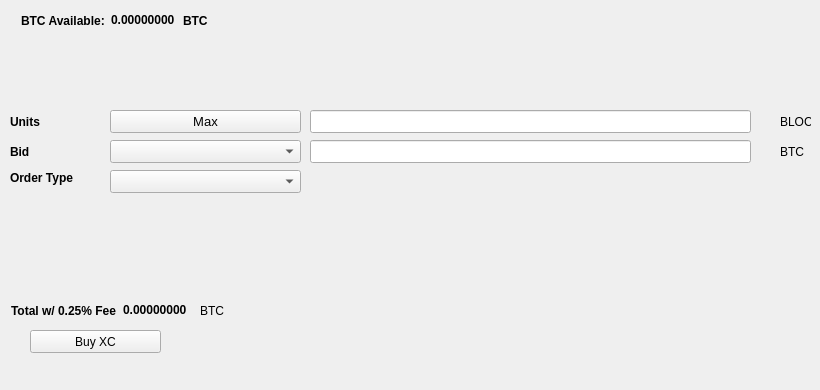
   <widget class="QWidget" name="BuyTab">
    <attribute name="title">
     <string>Buy</string>
    </attribute>
    <widget class="QPushButton" name="BuyBLOCK">
     <property name="geometry">
      <rect>
       <x>30</x>
       <y>330</y>
       <width>131</width>
       <height>23</height>
      </rect>
     </property>
     <property name="text">
      <string>Buy XC</string>
     </property>
     <property name="icon">
      <iconset resource="../blocknetdx.qrc">
       <normaloff>:/icons/bitcoin</normaloff>:/icons/bitcoin</iconset>
     </property>
    </widget>
    <widget class="QLabel" name="label_3">
     <property name="geometry">
      <rect>
       <x>10</x>
       <y>110</y>
       <width>46</width>
       <height>23</height>
      </rect>
     </property>
     <property name="font">
      <font>
       <weight>75</weight>
       <bold>true</bold>
      </font>
     </property>
     <property name="text">
      <string>Units</string>
     </property>
    </widget>
    <widget class="QLineEdit" name="UnitsInput">
     <property name="geometry">
      <rect>
       <x>310</x>
       <y>110</y>
       <width>441</width>
       <height>23</height>
      </rect>
     </property>
     <property name="font">
      <font>
       <pointsize>9</pointsize>
       <weight>75</weight>
       <bold>true</bold>
      </font>
     </property>
    </widget>
    <widget class="QLineEdit" name="BuyBidPriceEdit">
     <property name="geometry">
      <rect>
       <x>310</x>
       <y>140</y>
       <width>441</width>
       <height>23</height>
      </rect>
     </property>
     <property name="font">
      <font>
       <pointsize>9</pointsize>
       <weight>75</weight>
       <bold>true</bold>
      </font>
     </property>
    </widget>
    <widget class="QLabel" name="label_4">
     <property name="geometry">
      <rect>
       <x>780</x>
       <y>110</y>
       <width>31</width>
       <height>23</height>
      </rect>
     </property>
     <property name="text">
      <string>BLOCK</string>
     </property>
    </widget>
    <widget class="QLabel" name="label_5">
     <property name="geometry">
      <rect>
       <x>780</x>
       <y>140</y>
       <width>31</width>
       <height>23</height>
      </rect>
     </property>
     <property name="text">
      <string>BTC</string>
     </property>
    </widget>
    <widget class="QLabel" name="label_6">
     <property name="geometry">
      <rect>
       <x>10</x>
       <y>140</y>
       <width>46</width>
       <height>23</height>
      </rect>
     </property>
     <property name="font">
      <font>
       <weight>75</weight>
       <bold>true</bold>
      </font>
     </property>
     <property name="text">
      <string>Bid</string>
     </property>
    </widget>
    <widget class="QLabel" name="label_7">
     <property name="geometry">
      <rect>
       <x>10</x>
       <y>170</y>
       <width>91</width>
       <height>16</height>
      </rect>
     </property>
     <property name="font">
      <font>
       <weight>75</weight>
       <bold>true</bold>
      </font>
     </property>
     <property name="text">
      <string>Order Type</string>
     </property>
    </widget>
    <widget class="QPushButton" name="Buy_Max_Amount">
     <property name="geometry">
      <rect>
       <x>110</x>
       <y>110</y>
       <width>191</width>
       <height>23</height>
      </rect>
     </property>
     <property name="font">
      <font>
       <pointsize>10</pointsize>
      </font>
     </property>
     <property name="text">
      <string>Max</string>
     </property>
    </widget>
    <widget class="QComboBox" name="BuyBidcomboBox">
     <property name="geometry">
      <rect>
       <x>110</x>
       <y>140</y>
       <width>191</width>
       <height>23</height>
      </rect>
     </property>
     <property name="font">
      <font>
       <pointsize>10</pointsize>
      </font>
     </property>
    </widget>
    <widget class="QComboBox" name="buyOrdertypeCombo">
     <property name="geometry">
      <rect>
       <x>110</x>
       <y>170</y>
       <width>191</width>
       <height>23</height>
      </rect>
     </property>
     <property name="font">
      <font>
       <pointsize>10</pointsize>
      </font>
     </property>
    </widget>
    <widget class="QWidget" name="layoutWidget1">
     <property name="geometry">
      <rect>
       <x>21</x>
       <y>11</y>
       <width>227</width>
       <height>19</height>
      </rect>
     </property>
     <layout class="QHBoxLayout" name="horizontalLayout_3">
      <item>
       <widget class="QLabel" name="label232">
        <property name="font">
         <font>
          <weight>75</weight>
          <bold>true</bold>
         </font>
        </property>
        <property name="text">
         <string>BTC Available:</string>
        </property>
       </widget>
      </item>
      <item>
       <widget class="QLabel" name="BtcAvailableLbl">
        <property name="palette">
         <palette>
          <active>
           <colorrole role="WindowText">
            <brush brushstyle="SolidPattern">
             <color alpha="255">
              <red>0</red>
              <green>0</green>
              <blue>0</blue>
             </color>
            </brush>
           </colorrole>
           <colorrole role="Button">
            <brush brushstyle="SolidPattern">
             <color alpha="255">
              <red>0</red>
              <green>170</green>
              <blue>0</blue>
             </color>
            </brush>
           </colorrole>
           <colorrole role="Light">
            <brush brushstyle="SolidPattern">
             <color alpha="255">
              <red>0</red>
              <green>255</green>
              <blue>0</blue>
             </color>
            </brush>
           </colorrole>
           <colorrole role="Midlight">
            <brush brushstyle="SolidPattern">
             <color alpha="255">
              <red>0</red>
              <green>212</green>
              <blue>0</blue>
             </color>
            </brush>
           </colorrole>
           <colorrole role="Dark">
            <brush brushstyle="SolidPattern">
             <color alpha="255">
              <red>0</red>
              <green>85</green>
              <blue>0</blue>
             </color>
            </brush>
           </colorrole>
           <colorrole role="Mid">
            <brush brushstyle="SolidPattern">
             <color alpha="255">
              <red>0</red>
              <green>113</green>
              <blue>0</blue>
             </color>
            </brush>
           </colorrole>
           <colorrole role="Text">
            <brush brushstyle="SolidPattern">
             <color alpha="255">
              <red>0</red>
              <green>170</green>
              <blue>0</blue>
             </color>
            </brush>
           </colorrole>
           <colorrole role="BrightText">
            <brush brushstyle="SolidPattern">
             <color alpha="255">
              <red>255</red>
              <green>255</green>
              <blue>255</blue>
             </color>
            </brush>
           </colorrole>
           <colorrole role="ButtonText">
            <brush brushstyle="SolidPattern">
             <color alpha="255">
              <red>0</red>
              <green>0</green>
              <blue>0</blue>
             </color>
            </brush>
           </colorrole>
           <colorrole role="Base">
            <brush brushstyle="SolidPattern">
             <color alpha="255">
              <red>255</red>
              <green>255</green>
              <blue>255</blue>
             </color>
            </brush>
           </colorrole>
           <colorrole role="Window">
            <brush brushstyle="SolidPattern">
             <color alpha="255">
              <red>0</red>
              <green>170</green>
              <blue>0</blue>
             </color>
            </brush>
           </colorrole>
           <colorrole role="Shadow">
            <brush brushstyle="SolidPattern">
             <color alpha="255">
              <red>0</red>
              <green>0</green>
              <blue>0</blue>
             </color>
            </brush>
           </colorrole>
           <colorrole role="AlternateBase">
            <brush brushstyle="SolidPattern">
             <color alpha="255">
              <red>127</red>
              <green>212</green>
              <blue>127</blue>
             </color>
            </brush>
           </colorrole>
           <colorrole role="ToolTipBase">
            <brush brushstyle="SolidPattern">
             <color alpha="255">
              <red>255</red>
              <green>255</green>
              <blue>220</blue>
             </color>
            </brush>
           </colorrole>
           <colorrole role="ToolTipText">
            <brush brushstyle="SolidPattern">
             <color alpha="255">
              <red>0</red>
              <green>0</green>
              <blue>0</blue>
             </color>
            </brush>
           </colorrole>
          </active>
          <inactive>
           <colorrole role="WindowText">
            <brush brushstyle="SolidPattern">
             <color alpha="255">
              <red>0</red>
              <green>0</green>
              <blue>0</blue>
             </color>
            </brush>
           </colorrole>
           <colorrole role="Button">
            <brush brushstyle="SolidPattern">
             <color alpha="255">
              <red>0</red>
              <green>170</green>
              <blue>0</blue>
             </color>
            </brush>
           </colorrole>
           <colorrole role="Light">
            <brush brushstyle="SolidPattern">
             <color alpha="255">
              <red>0</red>
              <green>255</green>
              <blue>0</blue>
             </color>
            </brush>
           </colorrole>
           <colorrole role="Midlight">
            <brush brushstyle="SolidPattern">
             <color alpha="255">
              <red>0</red>
              <green>212</green>
              <blue>0</blue>
             </color>
            </brush>
           </colorrole>
           <colorrole role="Dark">
            <brush brushstyle="SolidPattern">
             <color alpha="255">
              <red>0</red>
              <green>85</green>
              <blue>0</blue>
             </color>
            </brush>
           </colorrole>
           <colorrole role="Mid">
            <brush brushstyle="SolidPattern">
             <color alpha="255">
              <red>0</red>
              <green>113</green>
              <blue>0</blue>
             </color>
            </brush>
           </colorrole>
           <colorrole role="Text">
            <brush brushstyle="SolidPattern">
             <color alpha="255">
              <red>0</red>
              <green>170</green>
              <blue>0</blue>
             </color>
            </brush>
           </colorrole>
           <colorrole role="BrightText">
            <brush brushstyle="SolidPattern">
             <color alpha="255">
              <red>255</red>
              <green>255</green>
              <blue>255</blue>
             </color>
            </brush>
           </colorrole>
           <colorrole role="ButtonText">
            <brush brushstyle="SolidPattern">
             <color alpha="255">
              <red>0</red>
              <green>0</green>
              <blue>0</blue>
             </color>
            </brush>
           </colorrole>
           <colorrole role="Base">
            <brush brushstyle="SolidPattern">
             <color alpha="255">
              <red>255</red>
              <green>255</green>
              <blue>255</blue>
             </color>
            </brush>
           </colorrole>
           <colorrole role="Window">
            <brush brushstyle="SolidPattern">
             <color alpha="255">
              <red>0</red>
              <green>170</green>
              <blue>0</blue>
             </color>
            </brush>
           </colorrole>
           <colorrole role="Shadow">
            <brush brushstyle="SolidPattern">
             <color alpha="255">
              <red>0</red>
              <green>0</green>
              <blue>0</blue>
             </color>
            </brush>
           </colorrole>
           <colorrole role="AlternateBase">
            <brush brushstyle="SolidPattern">
             <color alpha="255">
              <red>127</red>
              <green>212</green>
              <blue>127</blue>
             </color>
            </brush>
           </colorrole>
           <colorrole role="ToolTipBase">
            <brush brushstyle="SolidPattern">
             <color alpha="255">
              <red>255</red>
              <green>255</green>
              <blue>220</blue>
             </color>
            </brush>
           </colorrole>
           <colorrole role="ToolTipText">
            <brush brushstyle="SolidPattern">
             <color alpha="255">
              <red>0</red>
              <green>0</green>
              <blue>0</blue>
             </color>
            </brush>
           </colorrole>
          </inactive>
          <disabled>
           <colorrole role="WindowText">
            <brush brushstyle="SolidPattern">
             <color alpha="255">
              <red>0</red>
              <green>85</green>
              <blue>0</blue>
             </color>
            </brush>
           </colorrole>
           <colorrole role="Button">
            <brush brushstyle="SolidPattern">
             <color alpha="255">
              <red>0</red>
              <green>170</green>
              <blue>0</blue>
             </color>
            </brush>
           </colorrole>
           <colorrole role="Light">
            <brush brushstyle="SolidPattern">
             <color alpha="255">
              <red>0</red>
              <green>255</green>
              <blue>0</blue>
             </color>
            </brush>
           </colorrole>
           <colorrole role="Midlight">
            <brush brushstyle="SolidPattern">
             <color alpha="255">
              <red>0</red>
              <green>212</green>
              <blue>0</blue>
             </color>
            </brush>
           </colorrole>
           <colorrole role="Dark">
            <brush brushstyle="SolidPattern">
             <color alpha="255">
              <red>0</red>
              <green>85</green>
              <blue>0</blue>
             </color>
            </brush>
           </colorrole>
           <colorrole role="Mid">
            <brush brushstyle="SolidPattern">
             <color alpha="255">
              <red>0</red>
              <green>113</green>
              <blue>0</blue>
             </color>
            </brush>
           </colorrole>
           <colorrole role="Text">
            <brush brushstyle="SolidPattern">
             <color alpha="255">
              <red>0</red>
              <green>85</green>
              <blue>0</blue>
             </color>
            </brush>
           </colorrole>
           <colorrole role="BrightText">
            <brush brushstyle="SolidPattern">
             <color alpha="255">
              <red>255</red>
              <green>255</green>
              <blue>255</blue>
             </color>
            </brush>
           </colorrole>
           <colorrole role="ButtonText">
            <brush brushstyle="SolidPattern">
             <color alpha="255">
              <red>0</red>
              <green>85</green>
              <blue>0</blue>
             </color>
            </brush>
           </colorrole>
           <colorrole role="Base">
            <brush brushstyle="SolidPattern">
             <color alpha="255">
              <red>0</red>
              <green>170</green>
              <blue>0</blue>
             </color>
            </brush>
           </colorrole>
           <colorrole role="Window">
            <brush brushstyle="SolidPattern">
             <color alpha="255">
              <red>0</red>
              <green>170</green>
              <blue>0</blue>
             </color>
            </brush>
           </colorrole>
           <colorrole role="Shadow">
            <brush brushstyle="SolidPattern">
             <color alpha="255">
              <red>0</red>
              <green>0</green>
              <blue>0</blue>
             </color>
            </brush>
           </colorrole>
           <colorrole role="AlternateBase">
            <brush brushstyle="SolidPattern">
             <color alpha="255">
              <red>0</red>
              <green>170</green>
              <blue>0</blue>
             </color>
            </brush>
           </colorrole>
           <colorrole role="ToolTipBase">
            <brush brushstyle="SolidPattern">
             <color alpha="255">
              <red>255</red>
              <green>255</green>
              <blue>220</blue>
             </color>
            </brush>
           </colorrole>
           <colorrole role="ToolTipText">
            <brush brushstyle="SolidPattern">
             <color alpha="255">
              <red>0</red>
              <green>0</green>
              <blue>0</blue>
             </color>
            </brush>
           </colorrole>
          </disabled>
         </palette>
        </property>
        <property name="font">
         <font>
          <weight>75</weight>
          <bold>true</bold>
         </font>
        </property>
        <property name="text">
         <string>0.00000000</string>
        </property>
        <property name="textInteractionFlags">
         <set>Qt::LinksAccessibleByMouse|Qt::TextSelectableByKeyboard|Qt::TextSelectableByMouse</set>
        </property>
       </widget>
      </item>
      <item>
       <widget class="QLabel" name="BtcAvailableLbl_2">
        <property name="font">
         <font>
          <weight>75</weight>
          <bold>true</bold>
         </font>
        </property>
        <property name="text">
         <string>BTC</string>
        </property>
       </widget>
      </item>
     </layout>
    </widget>
    <widget class="QWidget" name="layoutWidge2">
     <property name="geometry">
      <rect>
       <x>11</x>
       <y>301</y>
       <width>259</width>
       <height>19</height>
      </rect>
     </property>
     <layout class="QHBoxLayout" name="horizontalLayout_4">
      <item>
       <widget class="QLabel" name="label_9">
        <property name="font">
         <font>
          <weight>75</weight>
          <bold>true</bold>
         </font>
        </property>
        <property name="text">
         <string>Total w/ 0.25% Fee</string>
        </property>
       </widget>
      </item>
      <item>
       <widget class="QLabel" name="BuyCostLabel">
        <property name="palette">
         <palette>
          <active>
           <colorrole role="WindowText">
            <brush brushstyle="SolidPattern">
             <color alpha="255">
              <red>0</red>
              <green>0</green>
              <blue>0</blue>
             </color>
            </brush>
           </colorrole>
           <colorrole role="Button">
            <brush brushstyle="SolidPattern">
             <color alpha="255">
              <red>0</red>
              <green>170</green>
              <blue>0</blue>
             </color>
            </brush>
           </colorrole>
           <colorrole role="Light">
            <brush brushstyle="SolidPattern">
             <color alpha="255">
              <red>0</red>
              <green>255</green>
              <blue>0</blue>
             </color>
            </brush>
           </colorrole>
           <colorrole role="Midlight">
            <brush brushstyle="SolidPattern">
             <color alpha="255">
              <red>0</red>
              <green>212</green>
              <blue>0</blue>
             </color>
            </brush>
           </colorrole>
           <colorrole role="Dark">
            <brush brushstyle="SolidPattern">
             <color alpha="255">
              <red>0</red>
              <green>85</green>
              <blue>0</blue>
             </color>
            </brush>
           </colorrole>
           <colorrole role="Mid">
            <brush brushstyle="SolidPattern">
             <color alpha="255">
              <red>0</red>
              <green>113</green>
              <blue>0</blue>
             </color>
            </brush>
           </colorrole>
           <colorrole role="Text">
            <brush brushstyle="SolidPattern">
             <color alpha="255">
              <red>0</red>
              <green>170</green>
              <blue>0</blue>
             </color>
            </brush>
           </colorrole>
           <colorrole role="BrightText">
            <brush brushstyle="SolidPattern">
             <color alpha="255">
              <red>255</red>
              <green>255</green>
              <blue>255</blue>
             </color>
            </brush>
           </colorrole>
           <colorrole role="ButtonText">
            <brush brushstyle="SolidPattern">
             <color alpha="255">
              <red>0</red>
              <green>0</green>
              <blue>0</blue>
             </color>
            </brush>
           </colorrole>
           <colorrole role="Base">
            <brush brushstyle="SolidPattern">
             <color alpha="255">
              <red>255</red>
              <green>255</green>
              <blue>255</blue>
             </color>
            </brush>
           </colorrole>
           <colorrole role="Window">
            <brush brushstyle="SolidPattern">
             <color alpha="255">
              <red>0</red>
              <green>170</green>
              <blue>0</blue>
             </color>
            </brush>
           </colorrole>
           <colorrole role="Shadow">
            <brush brushstyle="SolidPattern">
             <color alpha="255">
              <red>0</red>
              <green>0</green>
              <blue>0</blue>
             </color>
            </brush>
           </colorrole>
           <colorrole role="AlternateBase">
            <brush brushstyle="SolidPattern">
             <color alpha="255">
              <red>127</red>
              <green>212</green>
              <blue>127</blue>
             </color>
            </brush>
           </colorrole>
           <colorrole role="ToolTipBase">
            <brush brushstyle="SolidPattern">
             <color alpha="255">
              <red>255</red>
              <green>255</green>
              <blue>220</blue>
             </color>
            </brush>
           </colorrole>
           <colorrole role="ToolTipText">
            <brush brushstyle="SolidPattern">
             <color alpha="255">
              <red>0</red>
              <green>0</green>
              <blue>0</blue>
             </color>
            </brush>
           </colorrole>
          </active>
          <inactive>
           <colorrole role="WindowText">
            <brush brushstyle="SolidPattern">
             <color alpha="255">
              <red>0</red>
              <green>0</green>
              <blue>0</blue>
             </color>
            </brush>
           </colorrole>
           <colorrole role="Button">
            <brush brushstyle="SolidPattern">
             <color alpha="255">
              <red>0</red>
              <green>170</green>
              <blue>0</blue>
             </color>
            </brush>
           </colorrole>
           <colorrole role="Light">
            <brush brushstyle="SolidPattern">
             <color alpha="255">
              <red>0</red>
              <green>255</green>
              <blue>0</blue>
             </color>
            </brush>
           </colorrole>
           <colorrole role="Midlight">
            <brush brushstyle="SolidPattern">
             <color alpha="255">
              <red>0</red>
              <green>212</green>
              <blue>0</blue>
             </color>
            </brush>
           </colorrole>
           <colorrole role="Dark">
            <brush brushstyle="SolidPattern">
             <color alpha="255">
              <red>0</red>
              <green>85</green>
              <blue>0</blue>
             </color>
            </brush>
           </colorrole>
           <colorrole role="Mid">
            <brush brushstyle="SolidPattern">
             <color alpha="255">
              <red>0</red>
              <green>113</green>
              <blue>0</blue>
             </color>
            </brush>
           </colorrole>
           <colorrole role="Text">
            <brush brushstyle="SolidPattern">
             <color alpha="255">
              <red>0</red>
              <green>170</green>
              <blue>0</blue>
             </color>
            </brush>
           </colorrole>
           <colorrole role="BrightText">
            <brush brushstyle="SolidPattern">
             <color alpha="255">
              <red>255</red>
              <green>255</green>
              <blue>255</blue>
             </color>
            </brush>
           </colorrole>
           <colorrole role="ButtonText">
            <brush brushstyle="SolidPattern">
             <color alpha="255">
              <red>0</red>
              <green>0</green>
              <blue>0</blue>
             </color>
            </brush>
           </colorrole>
           <colorrole role="Base">
            <brush brushstyle="SolidPattern">
             <color alpha="255">
              <red>255</red>
              <green>255</green>
              <blue>255</blue>
             </color>
            </brush>
           </colorrole>
           <colorrole role="Window">
            <brush brushstyle="SolidPattern">
             <color alpha="255">
              <red>0</red>
              <green>170</green>
              <blue>0</blue>
             </color>
            </brush>
           </colorrole>
           <colorrole role="Shadow">
            <brush brushstyle="SolidPattern">
             <color alpha="255">
              <red>0</red>
              <green>0</green>
              <blue>0</blue>
             </color>
            </brush>
           </colorrole>
           <colorrole role="AlternateBase">
            <brush brushstyle="SolidPattern">
             <color alpha="255">
              <red>127</red>
              <green>212</green>
              <blue>127</blue>
             </color>
            </brush>
           </colorrole>
           <colorrole role="ToolTipBase">
            <brush brushstyle="SolidPattern">
             <color alpha="255">
              <red>255</red>
              <green>255</green>
              <blue>220</blue>
             </color>
            </brush>
           </colorrole>
           <colorrole role="ToolTipText">
            <brush brushstyle="SolidPattern">
             <color alpha="255">
              <red>0</red>
              <green>0</green>
              <blue>0</blue>
             </color>
            </brush>
           </colorrole>
          </inactive>
          <disabled>
           <colorrole role="WindowText">
            <brush brushstyle="SolidPattern">
             <color alpha="255">
              <red>0</red>
              <green>85</green>
              <blue>0</blue>
             </color>
            </brush>
           </colorrole>
           <colorrole role="Button">
            <brush brushstyle="SolidPattern">
             <color alpha="255">
              <red>0</red>
              <green>170</green>
              <blue>0</blue>
             </color>
            </brush>
           </colorrole>
           <colorrole role="Light">
            <brush brushstyle="SolidPattern">
             <color alpha="255">
              <red>0</red>
              <green>255</green>
              <blue>0</blue>
             </color>
            </brush>
           </colorrole>
           <colorrole role="Midlight">
            <brush brushstyle="SolidPattern">
             <color alpha="255">
              <red>0</red>
              <green>212</green>
              <blue>0</blue>
             </color>
            </brush>
           </colorrole>
           <colorrole role="Dark">
            <brush brushstyle="SolidPattern">
             <color alpha="255">
              <red>0</red>
              <green>85</green>
              <blue>0</blue>
             </color>
            </brush>
           </colorrole>
           <colorrole role="Mid">
            <brush brushstyle="SolidPattern">
             <color alpha="255">
              <red>0</red>
              <green>113</green>
              <blue>0</blue>
             </color>
            </brush>
           </colorrole>
           <colorrole role="Text">
            <brush brushstyle="SolidPattern">
             <color alpha="255">
              <red>0</red>
              <green>85</green>
              <blue>0</blue>
             </color>
            </brush>
           </colorrole>
           <colorrole role="BrightText">
            <brush brushstyle="SolidPattern">
             <color alpha="255">
              <red>255</red>
              <green>255</green>
              <blue>255</blue>
             </color>
            </brush>
           </colorrole>
           <colorrole role="ButtonText">
            <brush brushstyle="SolidPattern">
             <color alpha="255">
              <red>0</red>
              <green>85</green>
              <blue>0</blue>
             </color>
            </brush>
           </colorrole>
           <colorrole role="Base">
            <brush brushstyle="SolidPattern">
             <color alpha="255">
              <red>0</red>
              <green>170</green>
              <blue>0</blue>
             </color>
            </brush>
           </colorrole>
           <colorrole role="Window">
            <brush brushstyle="SolidPattern">
             <color alpha="255">
              <red>0</red>
              <green>170</green>
              <blue>0</blue>
             </color>
            </brush>
           </colorrole>
           <colorrole role="Shadow">
            <brush brushstyle="SolidPattern">
             <color alpha="255">
              <red>0</red>
              <green>0</green>
              <blue>0</blue>
             </color>
            </brush>
           </colorrole>
           <colorrole role="AlternateBase">
            <brush brushstyle="SolidPattern">
             <color alpha="255">
              <red>0</red>
              <green>170</green>
              <blue>0</blue>
             </color>
            </brush>
           </colorrole>
           <colorrole role="ToolTipBase">
            <brush brushstyle="SolidPattern">
             <color alpha="255">
              <red>255</red>
              <green>255</green>
              <blue>220</blue>
             </color>
            </brush>
           </colorrole>
           <colorrole role="ToolTipText">
            <brush brushstyle="SolidPattern">
             <color alpha="255">
              <red>0</red>
              <green>0</green>
              <blue>0</blue>
             </color>
            </brush>
           </colorrole>
          </disabled>
         </palette>
        </property>
        <property name="font">
         <font>
          <weight>75</weight>
          <bold>true</bold>
         </font>
        </property>
        <property name="autoFillBackground">
         <bool>false</bool>
        </property>
        <property name="text">
         <string>0.00000000</string>
        </property>
        <property name="textInteractionFlags">
         <set>Qt::LinksAccessibleByMouse|Qt::TextSelectableByMouse</set>
        </property>
       </widget>
      </item>
      <item>
       <widget class="QLabel" name="label_10">
        <property name="font">
         <font>
          <weight>50</weight>
          <bold>false</bold>
         </font>
        </property>
        <property name="text">
         <string>BTC</string>
        </property>
       </widget>
      </item>
     </layout>
    </widget>
    <widget class="QLabel" name="label_24">
     <property name="geometry">
      <rect>
       <x>460</x>
       <y>300</y>
       <width>281</width>
       <height>81</height>
      </rect>
     </property>
     <property name="text">
      <string/>
     </property>
     <property name="pixmap">
      <pixmap>:/images/bittrex</pixmap>
     </property>
    </widget>
   </widget>
